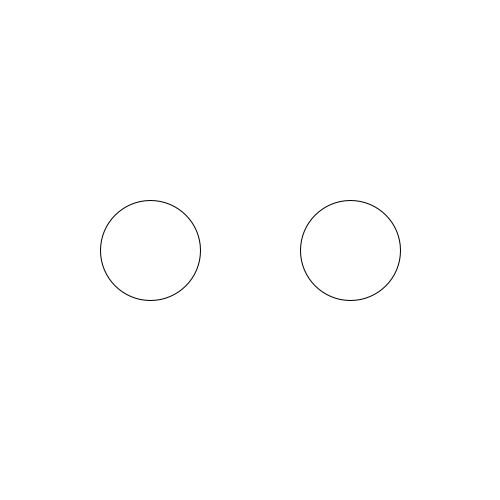
Frame 1 (no input)
Frame 60 (the mouse pressed at the canvas centre just before this capture): identical to frame 1, image omitted
Frame 120 (the mouse held since frame 60 and released just before this capture): identical to frame 1, image omitted

The Processing sketch that drew this single still picture (run headless with seeded random() and noise(); from frame 60 on, the mouse is pressed at the canvas centre):

// Processing sketch: touch_change_color
// ── touch_change_color.pde
   
void setup(){
  size(500,500);
}
void draw(){
  background(255);
  
  if(touch1) fill(255,0,0);//如果變數1有碰到,變紅色
  else fill(255);
  ellipse( 150, 250, 100, 100);//第1個物體
  
  if(touch2) fill(255,0,0);//如果變數2有碰到,變紅色
  else fill(255);
  ellipse( 350, 250, 100, 100);//第2個物體
}
boolean touch1=false, touch2=false;//變數
void mouseMoved(){
  if( dist(mouseX,mouseY, 150,250)<50 ) touch1=true;//變數1
  else touch1=false;
  
  if( dist(mouseX,mouseY, 350,250)<50 ) touch2=true;//變數2
  else touch2=false;
  
}
